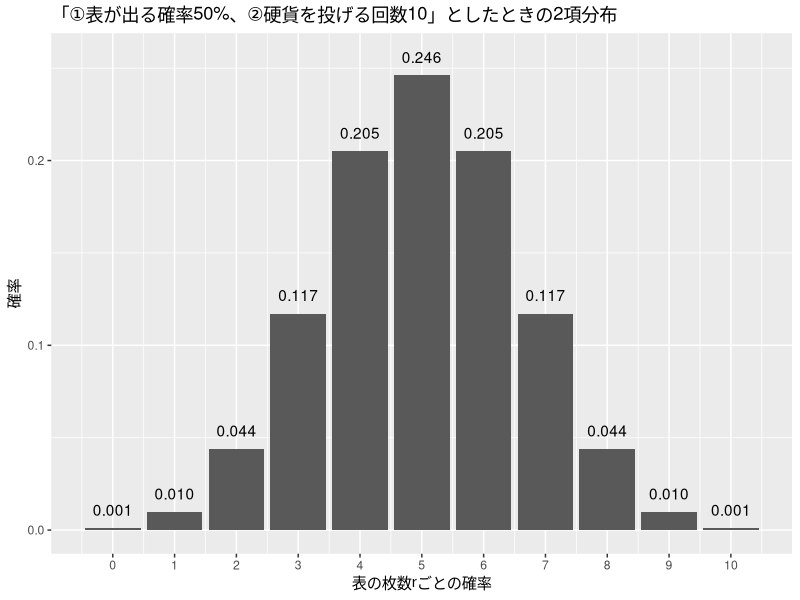
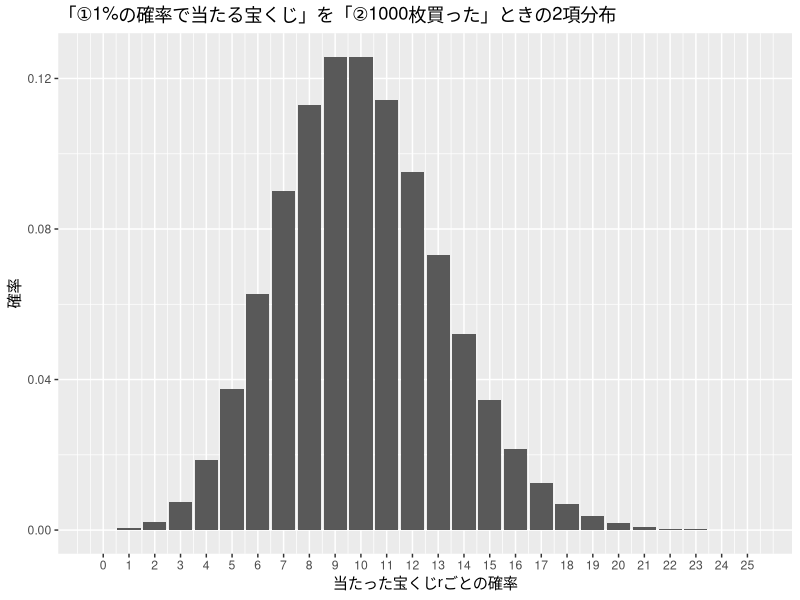
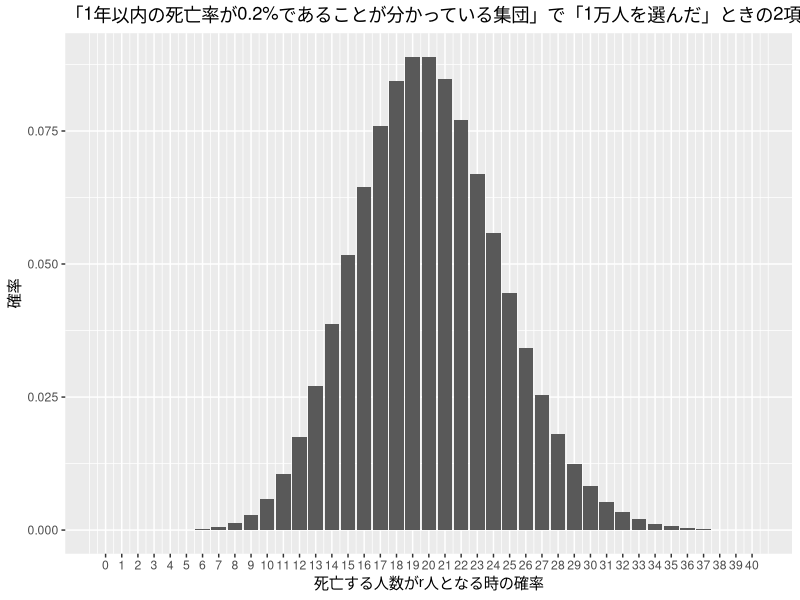
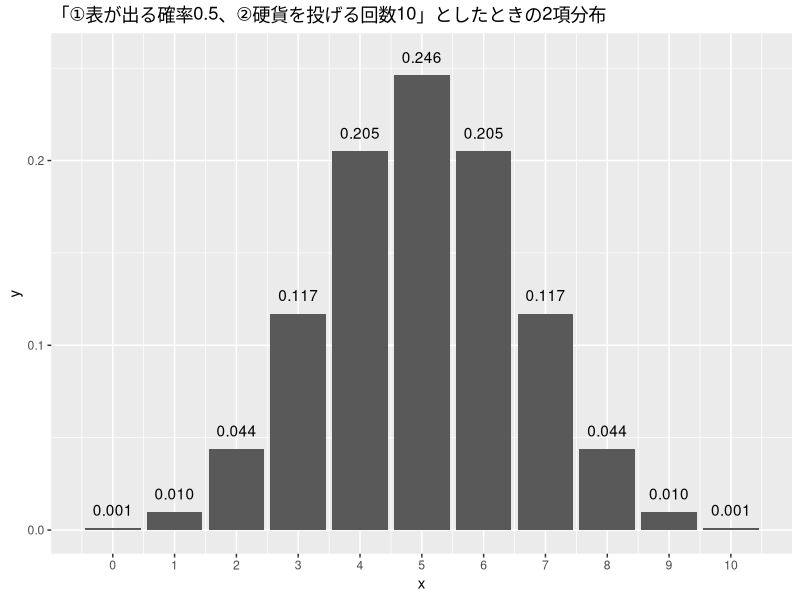
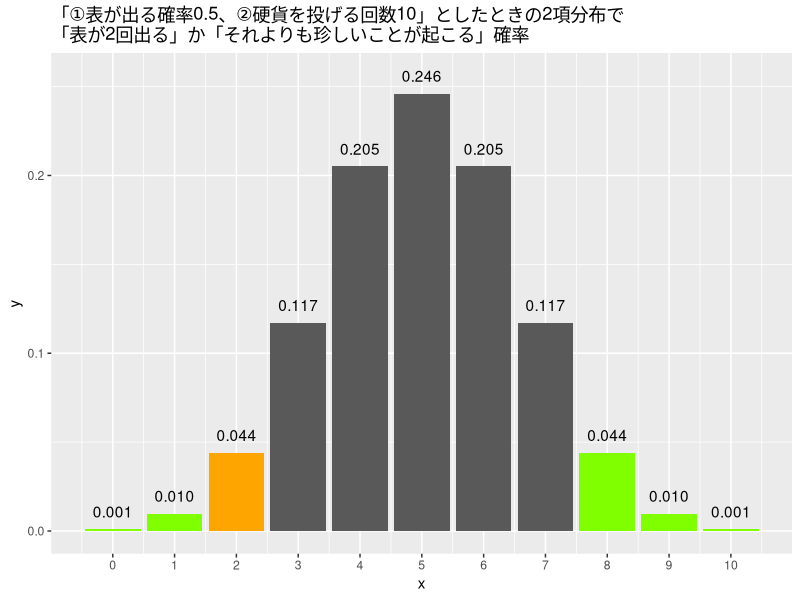

Generate these figures, in order, with R:
## ---- chunk 1
knitr::opts_chunk$set(echo = TRUE, message = FALSE)
set.seed(123)
## ---- chunk 2
library(tidyverse)
## ---- chunk 3

ggplot(data = data.frame(x = 0:10, y = dbinom(0:10, size = 10, prob = 0.5)), aes(x, y)) +
  geom_col() +
  geom_text(aes(label = format(y, digits = 1)), nudge_y = 0.01) +
  scale_x_continuous(breaks = 0:10) +
  labs(x = "表の枚数rごとの確率", y = "確率") +
  ggtitle("「①表が出る確率50%、②硬貨を投げる回数10」としたときの2項分布")

## ---- chunk 4
ggplot(data = data.frame(x = 0:25, y = dbinom(0:25, size = 1000, prob = 0.01)), aes(x, y)) +
  geom_col() +
  scale_x_continuous(breaks = 0:25) +
  labs(x = "当たった宝くじrごとの確率", y = "確率") +
  ggtitle("「①1%の確率で当たる宝くじ」を「②1000枚買った」ときの2項分布")
## ---- chunk 5
ggplot(data = data.frame(x = 0:40, y = dbinom(0:40, size = 10000, prob = 0.002)), aes(x, y)) +
  geom_col() +
  scale_x_continuous(breaks = 0:40) +
  labs(x = "死亡する人数がr人となる時の確率", y = "確率") +
  ggtitle("「1年以内の死亡率が0.2%であることが分かっている集団」で「1万人を選んだ」ときの2項分布")
## ---- chunk 6
ggplot(data = data.frame(x = 0:10, y = dbinom(0:10, size = 10, prob = 0.5)), aes(x, y)) +
  geom_col() +
  geom_text(aes(label = format(y, digits = 1)), nudge_y = 0.01) +
  scale_x_continuous(breaks = 0:10) +
  ggtitle("「①表が出る確率0.5、②硬貨を投げる回数10」としたときの2項分布")
## ---- chunk 7
ggplot(data = data.frame(x = 0:10,
                         y = dbinom(0:10, size = 10, prob = 0.5),
                         yy = c(dbinom(0:2, size = 10, prob = 0.5), rep(0, 5), dbinom(8:10, size = 10, prob = 0.5)),
                         yyy = c(rep(0,2), dbinom(2, size = 10, prob = 0.5), rep(0,8))),
       aes(x, y)) +
  geom_col() +
  geom_text(aes(label = format(y, digits = 1)), nudge_y = 0.01) +
  geom_col(aes(y = yy), fill = "chartreuse1") +
  geom_col(aes(y = yyy), fill = "orange") +
  scale_x_continuous(breaks = 0:10) +
  ggtitle("「①表が出る確率0.5、②硬貨を投げる回数10」としたときの2項分布で\n「表が2回出る」か「それよりも珍しいことが起こる」確率")
